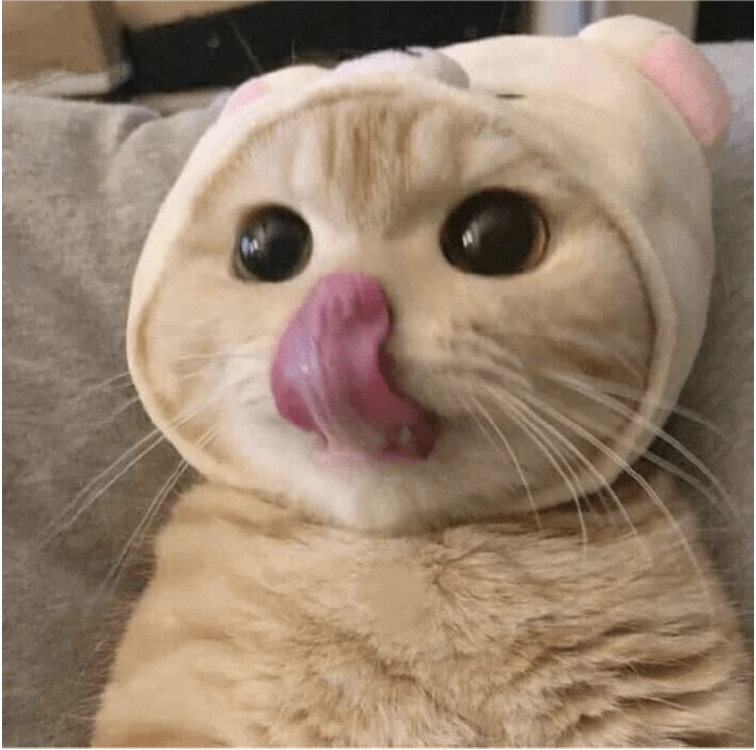
#> input picture Image Manipulation/Arithmetic Operations/sample.png, 756 x 750 px, found by its file name
$ jupyter execute Sharpening.ipynb
#> lines starting #> are read from the running program, lines starting #| are printed output that depends on the picture
[cell 1]
import cv2
import numpy as np

[cell 2]
image = cv2.imread('sample.png')
#> image is the input picture: shape (750, 756, 3); mean B, G, R 111.2, 131.4, 153

kernel_matrix = np.array([[-1,-1,-1],
                          [-1, 9,-1],
                         [-1,-1,-1]])
sharp = cv2.filter2D(image, -1, kernel_matrix)
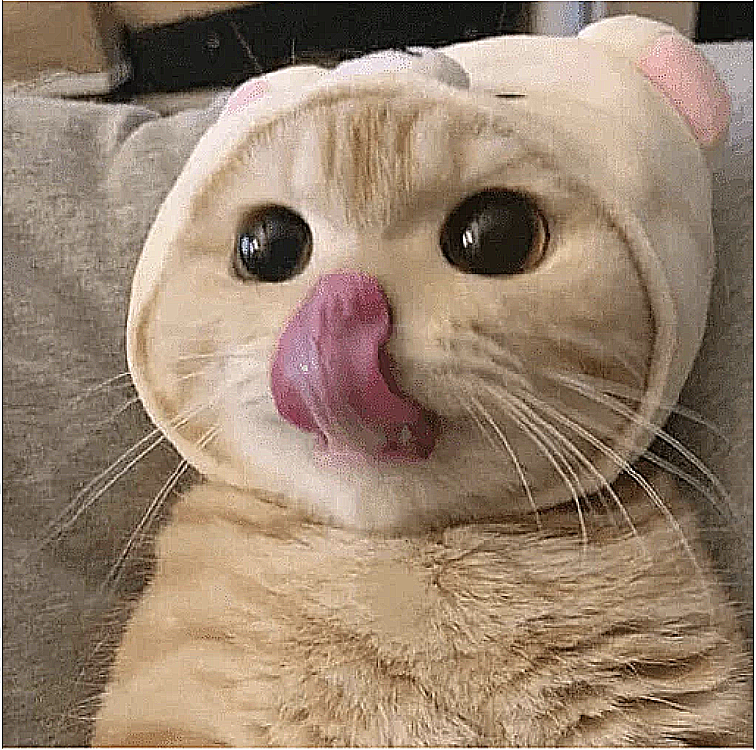
#> sharp: shape (750, 756, 3); mean B, G, R 110.9, 131, 152.5


cv2.imshow('Orignal Image',image)
cv2.waitKey(0)

cv2.imshow('Sharpened Image', sharp)
cv2.waitKey(0)
cv2.destroyAllWindows()
